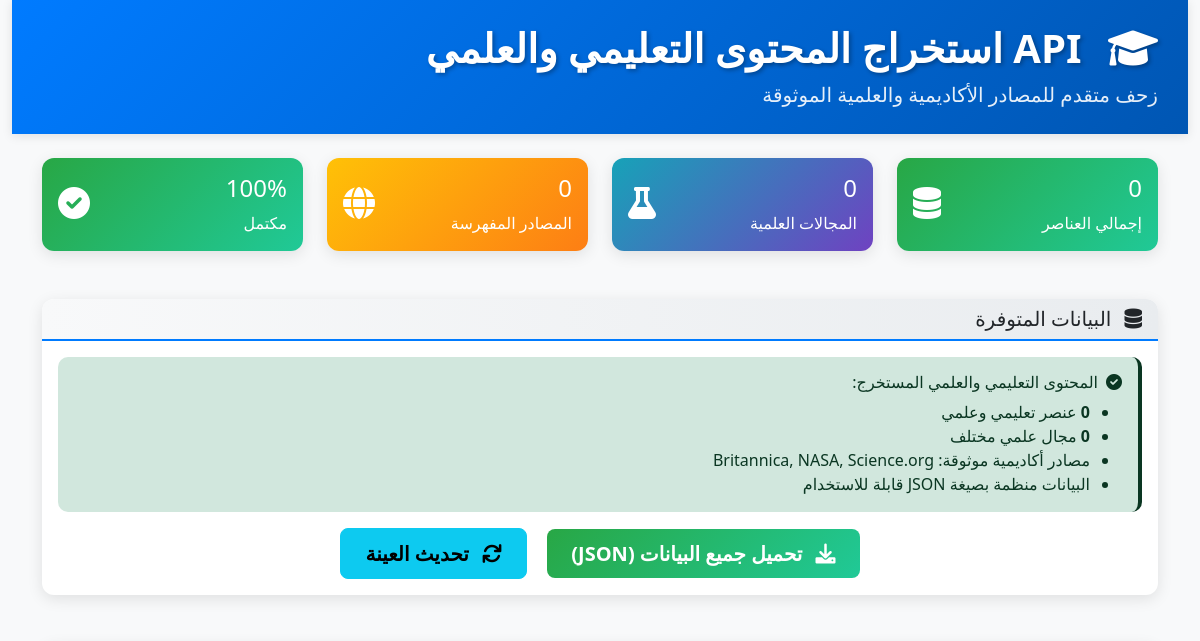
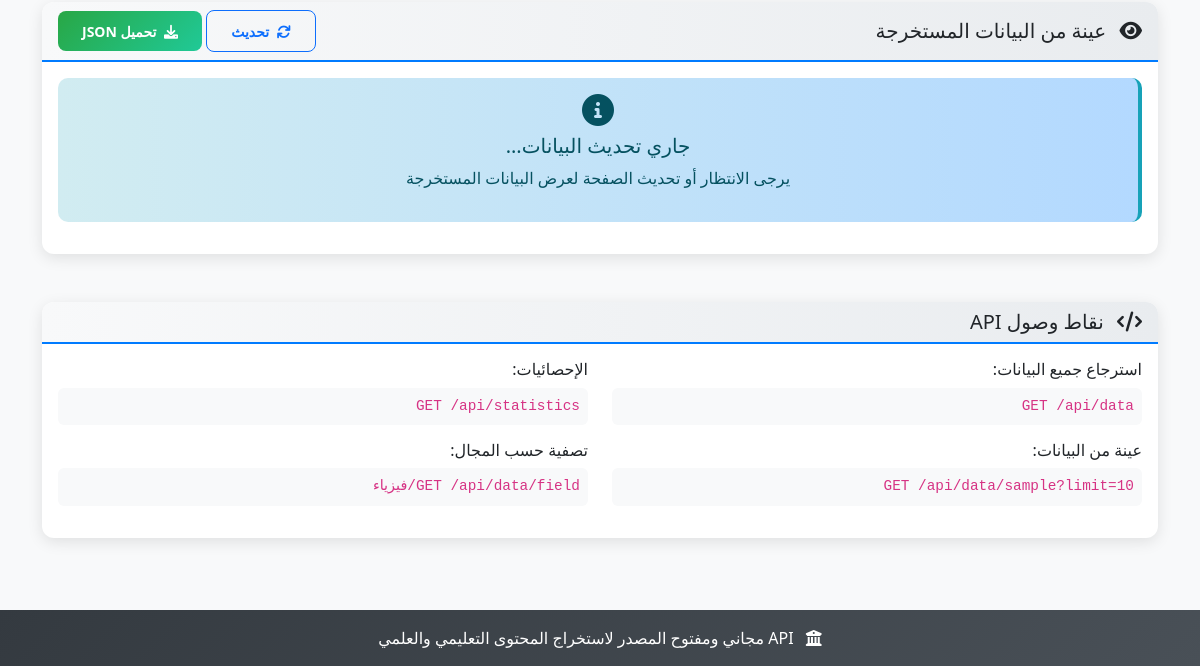
Before: / with the older database file (2 pictures, top to bottom).
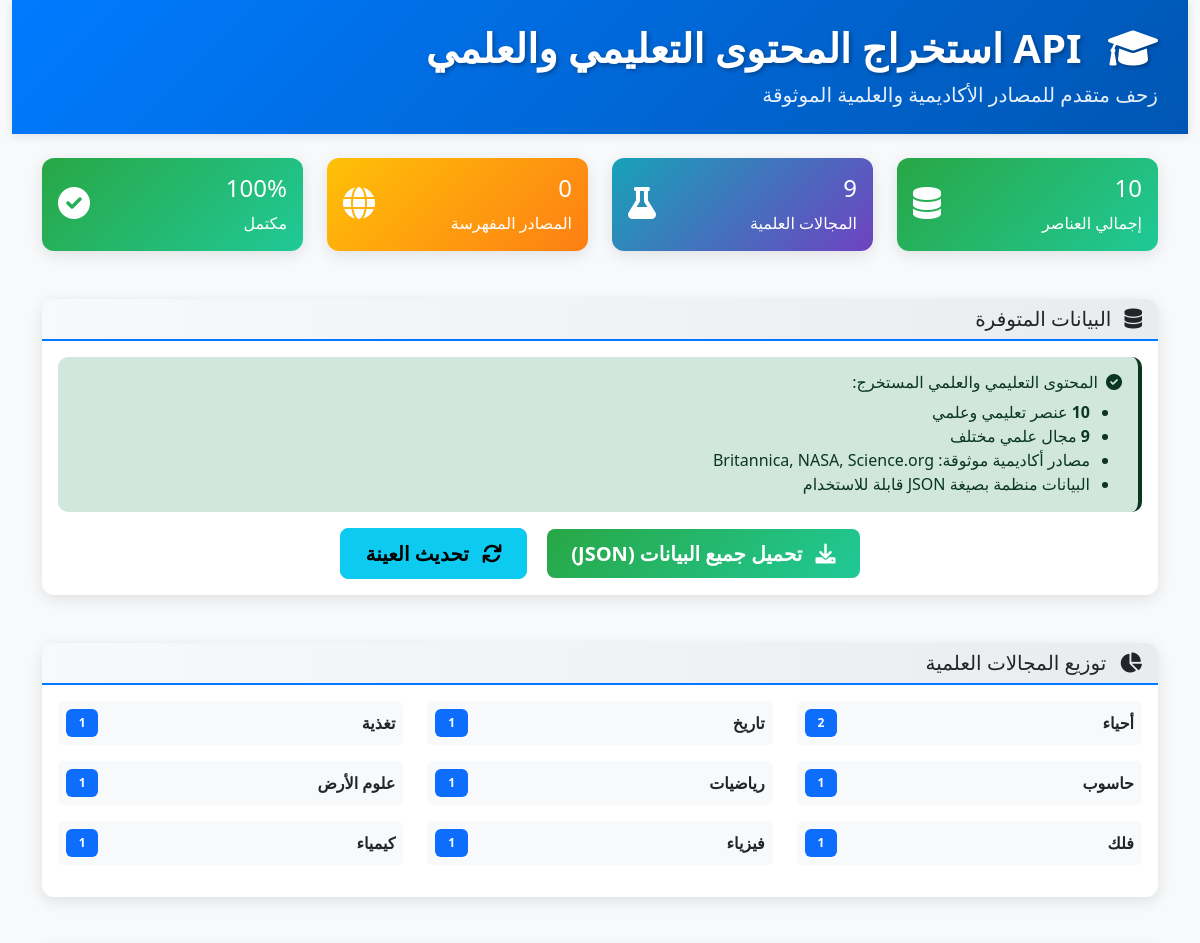
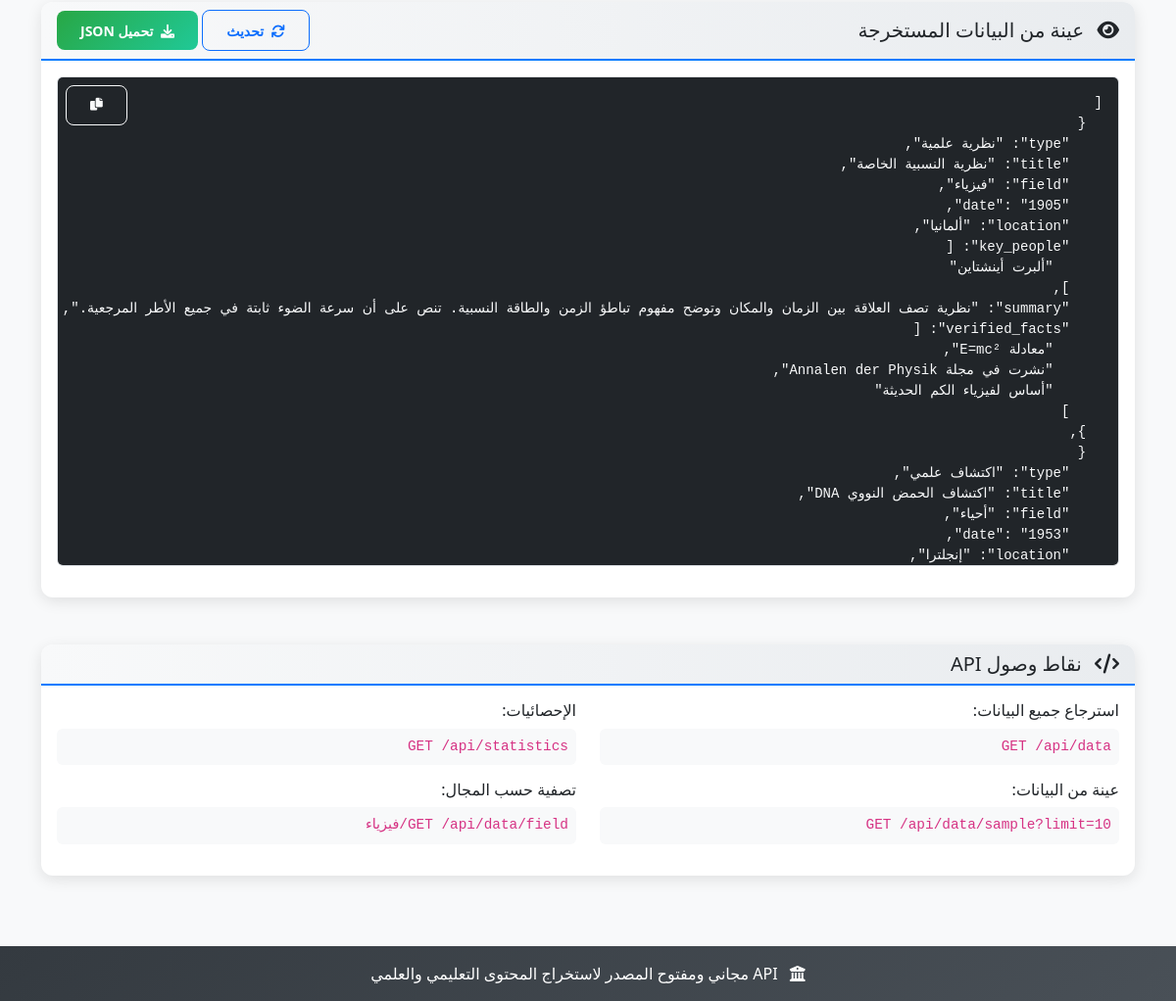
After: the same page with the newer database file (2 pictures, top to bottom).
### models.py (models this page shows)
class AcademicContent(db.Model):
    id = db.Column(db.Integer, primary_key=True)
    type = db.Column(db.String(100), nullable=False)
    title = db.Column(db.String(500), nullable=False)
    field = db.Column(db.String(100), nullable=False)
    date = db.Column(db.String(50))
    location = db.Column(db.String(200))
    key_people = db.Column(db.Text)  # JSON string
    summary = db.Column(db.Text)
    verified_facts = db.Column(db.Text)  # JSON string
    source_url = db.Column(db.String(500))
    crawled_at = db.Column(db.DateTime, default=datetime.utcnow)
    def to_dict(self):
        return {
            'type': self.type,
            'title': self.title,
            'field': self.field,
            'date': self.date,
            'location': self.location,
            'key_people': json.loads(self.key_people) if self.key_people else [],
            'summary': self.summary,
            'verified_facts': json.loads(self.verified_facts) if self.verified_facts else []
        }

### routes.py (the view)
@app.route('/')
def index():
    data_processor = DataProcessor()
    stats = data_processor.get_statistics()
    sample_data = data_processor.export_sample_data(5)
    return render_template('index.html',
                         stats=stats,
                         sample_data=sample_data,
                         crawling_status=crawling_status)

### app.py (called while the page is built)
@app.template_filter('tojsonpretty')
def to_json_pretty(value):
    return json.dumps(value, ensure_ascii=False, indent=2)

### data_processor.py (called while the page is built)
    def export_sample_data(self, limit=10):
        try:
            sample_content = AcademicContent.query.limit(limit).all()
            return [item.to_dict() for item in sample_content]
        except Exception as e:
            logger.error(f"Error exporting sample data: {e}")
            return []

### templates/index.html (shortened to what this page needs)
<!DOCTYPE html>
<html lang="ar" dir="rtl">
<head>
    <link href="https://cdn.jsdelivr.net/npm/bootstrap@5.3.0/dist/css/bootstrap.rtl.min.css" rel="stylesheet">
    <link href="https://cdnjs.cloudflare.com/ajax/libs/font-awesome/6.0.0/css/all.min.css" rel="stylesheet">
    <link href="{{ url_for('static', filename='css/style.css') }}" rel="stylesheet">
</head>
<body>
    <div class="container-fluid">
        <header class="bg-primary text-white py-4 mb-4">
            <div class="container">
                <h1 class="display-6 mb-2">
                    <i class="fas fa-graduation-cap me-3"></i>
                    API استخراج المحتوى التعليمي والعلمي
                </h1>
                <p class="lead mb-0">زحف متقدم للمصادر الأكاديمية والعلمية الموثوقة</p>
            </div>
        </header>
        <div class="container">
            <div class="row mb-4">
                <div class="col-md-3">
                    <div class="card bg-success text-white">
                        <div class="card-body">
                            <div class="d-flex justify-content-between">
                                <div>
                                    <h4 class="card-title">{{ stats.total_items }}</h4>
                                    <p class="card-text">إجمالي العناصر</p>
                                </div>
                                <div class="align-self-center">
                                    <i class="fas fa-database fa-2x"></i>
                                </div>
                            </div>
                        </div>
                    </div>
                </div>
                <div class="col-md-3">
                    <div class="card bg-info text-white">
                        <div class="card-body">
                            <div class="d-flex justify-content-between">
                                <div>
                                    <h4 class="card-title">{{ stats.field_distribution|length }}</h4>
                                    <p class="card-text">المجالات العلمية</p>
                                </div>
                                <div class="align-self-center">
                                    <i class="fas fa-flask fa-2x"></i>
                                </div>
                            </div>
                        </div>
                    </div>
                </div>
                <div class="col-md-3">
                    <div class="card bg-warning text-white">
                        <div class="card-body">
                            <div class="d-flex justify-content-between">
                                <div>
                                    <h4 class="card-title">{{ stats.crawl_statuses|length }}</h4>
                                    <p class="card-text">المصادر المفهرسة</p>
                                </div>
                                <div class="align-self-center">
                                    <i class="fas fa-globe fa-2x"></i>
                                </div>
                            </div>
                        </div>
                    </div>
                </div>
                <div class="col-md-3">
                    <div class="card bg-success text-white">
                        <div class="card-body">
                            <div class="d-flex justify-content-between">
                                <div>
                                    <h4 class="card-title">100%</h4>
                                    <p class="card-text">مكتمل</p>
                                </div>
                                <div class="align-self-center">
                                    <i class="fas fa-check-circle fa-2x"></i>
                                </div>
                            </div>
                        </div>
                    </div>
                </div>
            </div>
            <div class="row mb-4">
                <div class="col-12">
                    <div class="card">
                        <div class="card-header">
                            <h5 class="card-title mb-0">
                                <i class="fas fa-database me-2"></i>
                                البيانات المتوفرة
                            </h5>
                        </div>
                        <div class="card-body">
                            <div class="alert alert-success">
                                <h6><i class="fas fa-check-circle me-2"></i>المحتوى التعليمي والعلمي المستخرج:</h6>
                                <ul class="mb-0">
                                    <li><strong>{{ stats.total_items }}</strong> عنصر تعليمي وعلمي</li>
                                    <li><strong>{{ stats.field_distribution|length }}</strong> مجال علمي مختلف</li>
                                    <li>مصادر أكاديمية موثوقة: Britannica, NASA, Science.org</li>
                                    <li>البيانات منظمة بصيغة JSON قابلة للاستخدام</li>
                                </ul>
                            </div>
                            <div class="text-center">
                                <a href="{{ url_for('download_json') }}" class="btn btn-success btn-lg me-3">
                                    <i class="fas fa-download me-2"></i>
                                    تحميل جميع البيانات (JSON)
                                </a>
                                <button class="btn btn-info btn-lg" onclick="refreshSample()">
                                    <i class="fas fa-refresh me-2"></i>
                                    تحديث العينة
                                </button>
                            </div>
                        </div>
                    </div>
                </div>
            </div>
            {% if stats.field_distribution %}
            <div class="row mb-4">
                <div class="col-12">
                    <div class="card">
                        <div class="card-header">
                            <h5 class="card-title mb-0">
                                <i class="fas fa-chart-pie me-2"></i>
                                توزيع المجالات العلمية
                            </h5>
                        </div>
                        <div class="card-body">
                            <div class="row">
                                {% for field, count in stats.field_distribution.items() %}
                                <div class="col-md-4 mb-3">
                                    <div class="d-flex justify-content-between align-items-center p-2 bg-light rounded">
                                        <span class="fw-bold">{{ field }}</span>
                                        <span class="badge bg-primary">{{ count }}</span>
                                    </div>
                                </div>
                                {% endfor %}
                            </div>
                        </div>
                    </div>
                </div>
            </div>
            {% endif %}
            <div class="row mb-4">
                <div class="col-12">
                    <div class="card">
                        <div class="card-header d-flex justify-content-between align-items-center">
                            <h5 class="card-title mb-0">
                                <i class="fas fa-eye me-2"></i>
                                عينة من البيانات المستخرجة
                            </h5>
                            <div>
                                <button class="btn btn-outline-primary btn-sm" onclick="refreshSample()">
                                    <i class="fas fa-refresh me-1"></i>
                                    تحديث
                                </button>
                                <a href="{{ url_for('download_json') }}" class="btn btn-success btn-sm">
                                    <i class="fas fa-download me-1"></i>
                                    تحميل JSON
                                </a>
                            </div>
                        </div>
                        <div class="card-body">
                            <div id="sample-data">
                                {% if sample_data and sample_data|length > 0 %}
                                <pre class="bg-dark text-light p-3 rounded" style="max-height: 500px; overflow-y: auto;"><code>{{ sample_data | tojsonpretty }}</code></pre>
                                {% else %}
                                <div class="alert alert-info text-center">
                                    <i class="fas fa-info-circle fa-2x mb-2"></i>
                                    <h5>جاري تحديث البيانات...</h5>
                                    <p>يرجى الانتظار أو تحديث الصفحة لعرض البيانات المستخرجة</p>
                                </div>
                                {% endif %}
                            </div>
                        </div>
                    </div>
                </div>
            </div>
            <div class="row mb-4">
                <div class="col-12">
                    <div class="card">
                        <div class="card-header">
                            <h5 class="card-title mb-0">
                                <i class="fas fa-code me-2"></i>
                                نقاط وصول API
                            </h5>
                        </div>
                        <div class="card-body">
                            <div class="row">
                                <div class="col-md-6">
                                    <h6>استرجاع جميع البيانات:</h6>
                                    <code class="d-block p-2 bg-light rounded mb-3">GET /api/data</code>
                                    <h6>عينة من البيانات:</h6>
                                    <code class="d-block p-2 bg-light rounded mb-3">GET /api/data/sample?limit=10</code>
                                </div>
                                <div class="col-md-6">
                                    <h6>الإحصائيات:</h6>
                                    <code class="d-block p-2 bg-light rounded mb-3">GET /api/statistics</code>
                                    <h6>تصفية حسب المجال:</h6>
                                    <code class="d-block p-2 bg-light rounded mb-3">GET /api/data/field/فيزياء</code>
                                </div>
                            </div>
                        </div>
                    </div>
                </div>
            </div>
        </div>
    </div>
    <footer class="bg-dark text-white text-center py-3 mt-5">
        <div class="container">
            <p class="mb-0">
                <i class="fas fa-university me-2"></i>
                API مجاني ومفتوح المصدر لاستخراج المحتوى التعليمي والعلمي
            </p>
        </div>
    </footer>
</body>
</html>

### static/css/style.css (style rules this page uses)
body { font-family: 'Segoe UI', Tahoma, Geneva, Verdana, sans-serif; background-color: #f8f9fa; direction: rtl; text-align: right; }
header { background: linear-gradient(135deg, #007bff 0%, #0056b3 100%); box-shadow: 0 2px 10px rgba(0,0,0,0.1); }
.card { border: none; border-radius: 12px; box-shadow: 0 4px 15px rgba(0,0,0,0.1); transition: transform 0.2s ease, box-shadow 0.2s ease; margin-bottom: 1.5rem; }
.card-header { background: linear-gradient(90deg, #f8f9fa 0%, #e9ecef 100%); border-bottom: 2px solid #007bff; border-radius: 12px 12px 0 0 !important; font-weight: 600; }
.bg-success { background: linear-gradient(135deg, #28a745 0%, #20c997 100%) !important; }
.bg-info { background: linear-gradient(135deg, #17a2b8 0%, #6f42c1 100%) !important; }
.bg-warning { background: linear-gradient(135deg, #ffc107 0%, #fd7e14 100%) !important; }
.btn { border-radius: 8px; font-weight: 600; transition: all 0.3s ease; padding: 0.6rem 1.5rem; }
.btn-success { background: linear-gradient(135deg, #28a745 0%, #20c997 100%); border: none; }
pre { border-radius: 8px; border: 1px solid #dee2e6; }
code { font-family: 'Courier New', Courier, monospace; font-size: 0.9rem; }
.alert { border: none; border-radius: 10px; border-right: 4px solid; }
.badge { border-radius: 6px; font-weight: 600; padding: 0.5rem 0.8rem; }
.display-6 { font-weight: 700; text-shadow: 2px 2px 4px rgba(0,0,0,0.3); }
.lead { font-weight: 400; opacity: 0.9; }
footer { background: linear-gradient(135deg, #343a40 0%, #495057 100%); margin-top: auto; }
.me-2 { margin-left: 0.5rem !important; margin-right: 0 !important; }
.me-3 { margin-left: 1rem !important; margin-right: 0 !important; }

Changed rows visible on the page:
added AcademicContent: field "أحياء", id "2"
added AcademicContent: field "تاريخ", count "1"
added AcademicContent: field "تغذية", count "1"
added AcademicContent: field "حاسوب", count "1"
added AcademicContent: field "رياضيات", count "1"
added AcademicContent: field "علوم الأرض", count "1"
added AcademicContent: field "فلك", count "1"
added AcademicContent: field "فيزياء", id "1"
added AcademicContent: field "كيمياء", count "1"
Other visible differences:
{{ stats.total_items }}: "0" → "10"
{{ stats.field_distribution|length }}: "0" → "9"
{{ sample_data | tojsonpretty }}: (not shown) → "[ { \"type\": \"نظرية علمية\", \"title\": \"نظرية النسبية الخاصة\", \"field\": \"فيزياء\", \"date\": \"1905\", \"location\": \"ألمانيا\", \"key_people\": [ \"ألبرت أينشتاين\" ], \"summary\": \"نظرية تصف العلاقة بين الزمان والمكان وتوضح مفهوم تباطؤ الزمن والطاقة النسبية. تنص على أن سرعة الضوء ثابتة في جميع الأطر المرجعية.\", \"verified_facts\": [ \"معادلة E=mc²\", \"نشرت في مجلة Annalen der Physik\", \"أساس لفيزياء الكم الحديثة\" ] }, { \"type\": \"اكتشاف علمي\", \"title\": \"اكتشاف الحمض النووي DNA\", \"field\": \"أحياء\", \"date\": \"1953\", \"location\": \"إنجلترا\",…"
text no longer shown: "جاري تحديث البيانات... يرجى الانتظار أو تحديث الصفحة لعرض البيانات المستخرجة"
text now shown: "توزيع المجالات العلمية"
